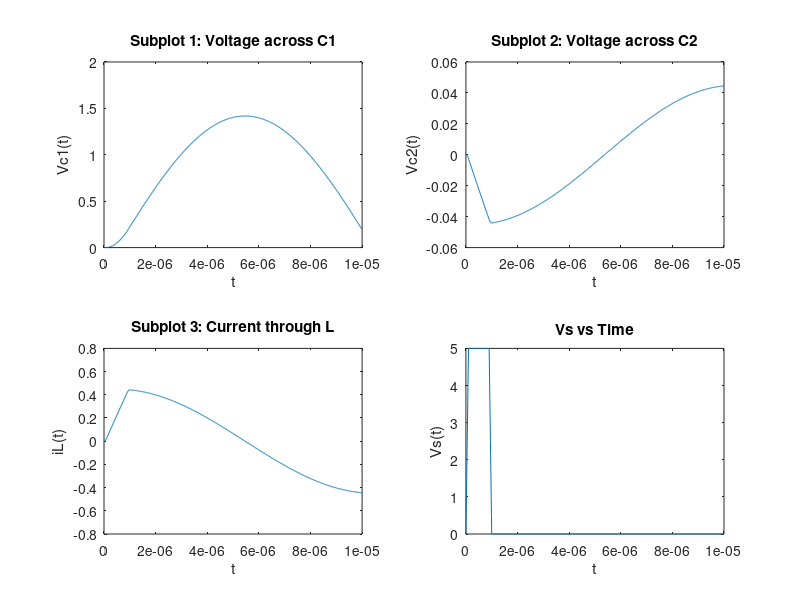

This chart was generated by the following MATLAB code:
clear; 
% circuit parameters
C1= 10^(-6);
C2= 10^(-9);
R= 10^(5);
L= 10^(-5);

% Vs(t) and state variable ODE functions 
func_VC1 = @(t,vc1,vc2,il,vs) (il./C1)-((vc1-vs-vc2).*(1./(R*C1)));   
func_VC2 = @(t,vc1,vc2,vs) (vc1-vs-vc2).*(1./(R.*C2));
func_IL = @(t,vc1,vs) (vs-vc1).*(1./L);
func_vs = @(t) ((5*10^7*t).*((t < 10^-7)) + (5).*((10^-7 < t) & (t < 0.9*10^-6)) + (50-(5*10^7*t)).*((0.9*10^-6 < t) & (t < 10^-6)));

h=0.01*10^-6; % Step size
final_time=10*10^-6;
num_steps=final_time/h;

% initial conditions
ctr = 1; 
t(ctr)=0;
vc1(ctr)=0;
vc2(ctr)=0;
il(ctr)=0;
vs_value(ctr)=func_vs(t(ctr));

% Runge-Kutta 4th order method implementation 
while(ctr<=num_steps) 
    
%   k1
    k1_VC1=func_VC1(t(ctr),vc1(ctr),vc2(ctr),il(ctr),func_vs(t(ctr)));
    k1_VC2=func_VC2(t(ctr),vc1(ctr),vc2(ctr),func_vs(t(ctr)));
    k1_IL=func_IL(t(ctr),vc1(ctr),func_vs(t(ctr)));
    
%   k2 
    k2_VC1=func_VC1(t(ctr)+h/2,vc1(ctr)+h/2*k1_VC1,vc2(ctr)+h/2*k1_VC2,il(ctr)+h/2*k1_IL,func_vs(t(ctr)+h/2));
    k2_VC2=func_VC2(t(ctr)+h/2,vc1(ctr)+h/2*k1_VC1,vc2(ctr)+h/2*k1_VC2,func_vs(t(ctr)+h/2));
    k2_IL=func_IL(t(ctr)+h/2,vc1(ctr)+h/2*k1_VC1,func_vs(t(ctr)+h/2));
    
%   k3
    k3_VC1=func_VC1(t(ctr)+h/2,vc1(ctr)+h/2*k2_VC1,vc2(ctr)+h/2*k2_VC2,il(ctr)+h/2*k2_IL,func_vs(t(ctr)+h/2));
    k3_VC2=func_VC2(t(ctr)+h/2,vc1(ctr)+h/2*k2_VC1,vc2(ctr)+h/2*k2_VC2,func_vs(t(ctr)+h/2));
    k3_IL=func_IL(t(ctr)+h/2,vc1(ctr)+h/2*k2_VC1,func_vs(t(ctr)+h/2));
    
%   k4 
    k4_VC1=func_VC1(t(ctr)+h,vc1(ctr)+h*k3_VC1,vc2(ctr)+h*k3_VC2,il(ctr)+h*k3_IL,func_vs(t(ctr)+h));
    k4_VC2=func_VC2(t(ctr)+h,vc1(ctr)+h*k3_VC1,vc2(ctr)+h*k3_VC2,func_vs(t(ctr)+h));
    k4_IL=func_IL(t(ctr)+h,vc1(ctr)+h*k3_VC1,func_vs(t(ctr)+h));
    
%   solution vectors  
    vc1(ctr+1)=vc1(ctr)+h/6*(k1_VC1+2*k2_VC1+2*k3_VC1+k4_VC1);
    vc2(ctr+1)=vc2(ctr)+h/6*(k1_VC2+2*k2_VC2+2*k3_VC2+k4_VC2);
    il(ctr+1)= il(ctr)+h/6*(k1_IL+2*k2_IL+2*k3_IL+k4_IL);
    t(ctr+1) = t(ctr)+h;
    vs_value(ctr+1)=func_vs(t(ctr+1));
    
    ctr = ctr + 1; 
end

% Plotting 
subplot(2,2,1)
plot(t,vc1)
xlabel('t')
ylabel('Vc1(t)')
title('Subplot 1: Voltage across C1')

subplot(2,2,2)
plot(t,vc2)
xlabel('t')
ylabel('Vc2(t)')
title('Subplot 2: Voltage across C2')

subplot(2,2,3)
plot(t,il)
xlabel('t')
ylabel('iL(t)')
title('Subplot 3: Current through L')

subplot(2,2,4)
plot(t,vs_value)
xlabel('t')
ylabel('Vs(t)')
title('Vs vs Time')

